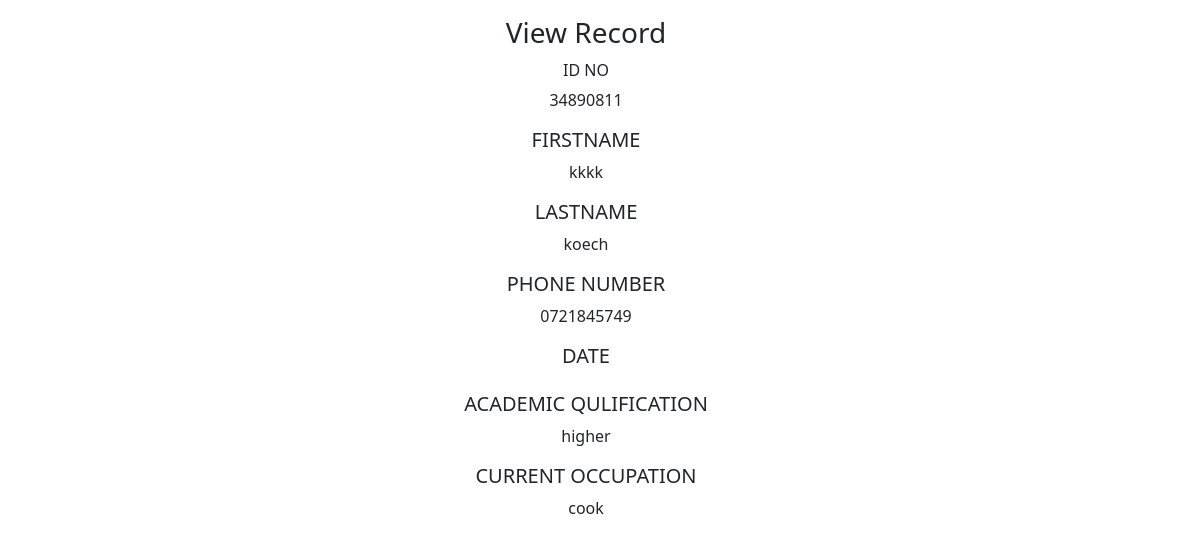
/_view.php?id=10, run on the app's committed database.
### tables this page shows
CREATE TABLE `bomk` (
  `id` int(11) NOT NULL,
  `idno` int(240) NOT NULL,
  `firstname` varchar(240) NOT NULL,
  `lastname` varchar(240) NOT NULL,
  `pnumber` varchar(40) NOT NULL,
  `email` varchar(40) NOT NULL,
  `academic` varchar(40) NOT NULL,
  `current` varchar(40) NOT NULL
);

### _view.php (the view, shortened to what this page needs)
<?php
if (isset($_GET["id"]) and !empty(trim($_GET["id"]))) {
    require_once "config.php";
    $id = $_GET["id"];
    $sql = "SELECT * FROM `bomk` WHERE id='$id'";
    $result = mysqli_query($link, $sql);
    if ($result) {
        if (mysqli_num_rows($result) == 1) {
            $row = mysqli_fetch_array($result);
            $idno = $row["idno"];
            $firstname = $row["firstname"];
            $lastname = $row["lastname"];
            $phonenumber = $row["pnumber"];
            $academic = $row["academic"];
            $current = $row["current"];
        } else {
            echo "<div class='alert alert-heading ' role='alert'>No data record in the database</div>";
        }
    } else {
        echo "Error quering $sql" . mysqli_error($link);
    }
} else {
    echo "ID parameter not fetched";
}
?>
<!DOCTYPE html>
<html lang="en">
<head>
    <link href="bootstrap/css/bootstrap.min.css" rel="stylesheet">
    <link rel="stylesheet" href="https://cdnjs.cloudflare.com/ajax/libs/font-awesome/4.7.0/css/font-awesome.min.css">
</head>
</head>
<body>
<div class="container m-3">
    <div class="row">
        <div class="text-center">
            <h3>View Record</h3>
            <div>
                <label class="h6">ID NO</label>
                <p> <? echo  $idno; ?></p>
            </div>
            <div>
                <label class="h5">FIRSTNAME</label>
                <p> <? echo  $firstname; ?></p>
            </div>
            <div>
                <label class="h5">LASTNAME</label>
                <p> <? echo  $lastname; ?></p>
            </div>
            <div>
                <label class="h5">PHONE NUMBER</label>
                <p> <? echo $phonenumber; ?></p>
            </div>
            <div>
                <label class="h5">DATE</label>
            </div>
            <div>
                <label class="h5">ACADEMIC QULIFICATION</label>
                <p> <? echo  $academic; ?></p>
            </div>
            <div>
                <label class="h5">CURRENT OCCUPATION</label>
                <p> <? echo $current; ?></p>
            </div>
</div>
</body>
</html>

### data on the page
bomk: idno "34890811", firstname "kkkk", lastname "koech", pnumber "0721845749", academic "higher", current "cook"
